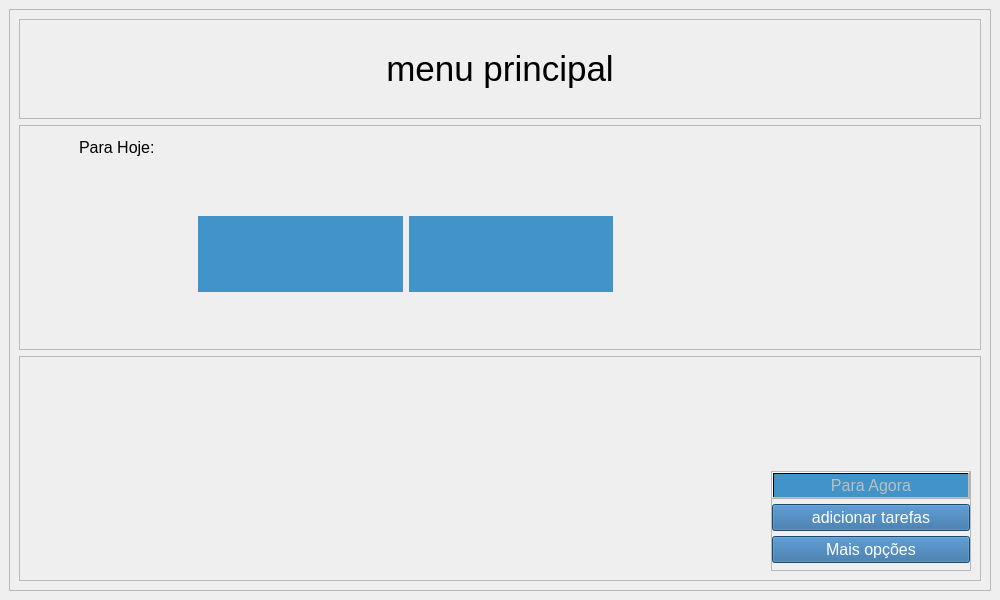
<?xml version="1.0" encoding="UTF-8"?>
<ui version="4.0">
 <class>MainWindow</class>
 <widget class="QMainWindow" name="MainWindow">
  <property name="windowModality">
   <enum>Qt::ApplicationModal</enum>
  </property>
  <property name="enabled">
   <bool>true</bool>
  </property>
  <property name="geometry">
   <rect>
    <x>0</x>
    <y>0</y>
    <width>1000</width>
    <height>600</height>
   </rect>
  </property>
  <property name="sizePolicy">
   <sizepolicy hsizetype="Fixed" vsizetype="Fixed">
    <horstretch>0</horstretch>
    <verstretch>0</verstretch>
   </sizepolicy>
  </property>
  <property name="minimumSize">
   <size>
    <width>0</width>
    <height>0</height>
   </size>
  </property>
  <property name="maximumSize">
   <size>
    <width>16777215</width>
    <height>1677</height>
   </size>
  </property>
  <property name="baseSize">
   <size>
    <width>1000</width>
    <height>600</height>
   </size>
  </property>
  <property name="contextMenuPolicy">
   <enum>Qt::ActionsContextMenu</enum>
  </property>
  <property name="windowTitle">
   <string>Agenda</string>
  </property>
  <property name="styleSheet">
   <string notr="true">background-color:qlineargradient(spread:pad,
 x1:0.53295, y1:0.631, x2:0.542602, y2:1,
 stop:0.0149254 rgba(66, 147, 200, 255))</string>
  </property>
  <widget class="QWidget" name="centralwidget">
   <property name="sizePolicy">
    <sizepolicy hsizetype="Fixed" vsizetype="Fixed">
     <horstretch>0</horstretch>
     <verstretch>0</verstretch>
    </sizepolicy>
   </property>
   <property name="minimumSize">
    <size>
     <width>1000</width>
     <height>600</height>
    </size>
   </property>
   <property name="maximumSize">
    <size>
     <width>16777215</width>
     <height>16777215</height>
    </size>
   </property>
   <property name="sizeIncrement">
    <size>
     <width>1000</width>
     <height>600</height>
    </size>
   </property>
   <property name="focusPolicy">
    <enum>Qt::NoFocus</enum>
   </property>
   <property name="styleSheet">
    <string notr="true">background-color:qlineargradient(spread:pad,
 x1:0.53295, y1:0.631, x2:0.542602, y2:1,
 stop:0.0149254 rgba(66, 147, 200, 255)
, stop:1 rgba(255, 255, 255, 255))
</string>
   </property>
   <layout class="QGridLayout" name="gridLayout_4">
    <item row="0" column="0">
     <widget class="QFrame" name="frame">
      <property name="sizePolicy">
       <sizepolicy hsizetype="Expanding" vsizetype="Preferred">
        <horstretch>0</horstretch>
        <verstretch>0</verstretch>
       </sizepolicy>
      </property>
      <property name="frameShape">
       <enum>QFrame::StyledPanel</enum>
      </property>
      <property name="frameShadow">
       <enum>QFrame::Raised</enum>
      </property>
      <layout class="QGridLayout" name="gridLayout_3">
       <item row="0" column="0">
        <widget class="QFrame" name="frame_5">
         <property name="sizePolicy">
          <sizepolicy hsizetype="Preferred" vsizetype="Preferred">
           <horstretch>0</horstretch>
           <verstretch>0</verstretch>
          </sizepolicy>
         </property>
         <property name="maximumSize">
          <size>
           <width>16777215</width>
           <height>100</height>
          </size>
         </property>
         <property name="styleSheet">
          <string notr="true">background-color:qlineargradient(spread:pad,
 x1:0.53295, y1:0.631, x2:0.542602, y2:1,
 stop:0.0149254 rgba(66, 147, 200, 255)
, stop:1 rgba(255, 255, 255, 255))
qlineargradient(spread:pad,
 x1:0.53295, y1:0.631, x2:0.542602, y2:1,
 stop:0.0149254 rgba(66, 147, 200, 255)
, stop:1 rgba(255, 255, 255, 255))
</string>
         </property>
         <property name="frameShape">
          <enum>QFrame::StyledPanel</enum>
         </property>
         <property name="frameShadow">
          <enum>QFrame::Raised</enum>
         </property>
         <layout class="QGridLayout" name="gridLayout_5">
          <item row="0" column="0">
           <spacer name="horizontalSpacer">
            <property name="orientation">
             <enum>Qt::Horizontal</enum>
            </property>
            <property name="sizeHint" stdset="0">
             <size>
              <width>40</width>
              <height>20</height>
             </size>
            </property>
           </spacer>
          </item>
          <item row="0" column="1">
           <widget class="QLabel" name="label_3">
            <property name="maximumSize">
             <size>
              <width>16777215</width>
              <height>70</height>
             </size>
            </property>
            <property name="font">
             <font>
              <pointsize>26</pointsize>
              <weight>50</weight>
              <bold>false</bold>
             </font>
            </property>
            <property name="text">
             <string>menu principal</string>
            </property>
            <property name="alignment">
             <set>Qt::AlignCenter</set>
            </property>
           </widget>
          </item>
          <item row="0" column="2">
           <spacer name="horizontalSpacer_2">
            <property name="orientation">
             <enum>Qt::Horizontal</enum>
            </property>
            <property name="sizeHint" stdset="0">
             <size>
              <width>40</width>
              <height>20</height>
             </size>
            </property>
           </spacer>
          </item>
         </layout>
        </widget>
       </item>
       <item row="2" column="0">
        <widget class="QFrame" name="frame_2">
         <property name="layoutDirection">
          <enum>Qt::LeftToRight</enum>
         </property>
         <property name="styleSheet">
          <string notr="true">background-color:qlineargradient(spread:pad,
 x1:0.53295, y1:0.631, x2:0.542602, y2:1,
 stop:0.0149254 rgba(66, 147, 200, 255)
, stop:1 rgba(255, 255, 255, 255))
qlineargradient(spread:pad,
 x1:0.53295, y1:0.631, x2:0.542602, y2:1,
 stop:0.0149254 rgba(66, 147, 200, 255)
, stop:1 rgba(255, 255, 255, 255))</string>
         </property>
         <property name="frameShape">
          <enum>QFrame::StyledPanel</enum>
         </property>
         <property name="frameShadow">
          <enum>QFrame::Raised</enum>
         </property>
         <widget class="QFrame" name="frame_3">
          <property name="geometry">
           <rect>
            <x>944</x>
            <y>65</y>
            <width>22</width>
            <height>22</height>
           </rect>
          </property>
          <property name="sizePolicy">
           <sizepolicy hsizetype="Minimum" vsizetype="Minimum">
            <horstretch>0</horstretch>
            <verstretch>0</verstretch>
           </sizepolicy>
          </property>
          <property name="styleSheet">
           <string notr="true">color:rgb(255, 255, 255)</string>
          </property>
          <property name="frameShape">
           <enum>QFrame::NoFrame</enum>
          </property>
          <property name="frameShadow">
           <enum>QFrame::Raised</enum>
          </property>
          <layout class="QGridLayout" name="gridLayout_2"/>
         </widget>
         <widget class="QLabel" name="label_2">
          <property name="geometry">
           <rect>
            <x>60</x>
            <y>10</y>
            <width>191</width>
            <height>24</height>
           </rect>
          </property>
          <property name="maximumSize">
           <size>
            <width>200</width>
            <height>50</height>
           </size>
          </property>
          <property name="font">
           <font>
            <pointsize>12</pointsize>
            <weight>50</weight>
            <bold>false</bold>
           </font>
          </property>
          <property name="styleSheet">
           <string notr="true">background-color:qlineargradient(spread:pad,
 x1:0.53295, y1:0.631, x2:0.542602, y2:1,
 stop:0.0149254 rgba(66, 147, 200, 255))</string>
          </property>
          <property name="text">
           <string>Para Hoje:                </string>
          </property>
         </widget>
         <widget class="QFrame" name="frame_7">
          <property name="geometry">
           <rect>
            <x>170</x>
            <y>70</y>
            <width>433</width>
            <height>118</height>
           </rect>
          </property>
          <property name="frameShape">
           <enum>QFrame::NoFrame</enum>
          </property>
          <property name="frameShadow">
           <enum>QFrame::Raised</enum>
          </property>
          <layout class="QGridLayout" name="gridLayout_6">
           <item row="0" column="0">
            <widget class="QListWidget" name="listWidget">
             <property name="sizePolicy">
              <sizepolicy hsizetype="Minimum" vsizetype="Maximum">
               <horstretch>50</horstretch>
               <verstretch>200</verstretch>
              </sizepolicy>
             </property>
             <property name="minimumSize">
              <size>
               <width>200</width>
               <height>30</height>
              </size>
             </property>
             <property name="maximumSize">
              <size>
               <width>16777215</width>
               <height>16777215</height>
              </size>
             </property>
             <property name="font">
              <font>
               <family>Arial</family>
               <pointsize>12</pointsize>
               <weight>50</weight>
               <italic>false</italic>
               <bold>false</bold>
              </font>
             </property>
             <property name="contextMenuPolicy">
              <enum>Qt::ActionsContextMenu</enum>
             </property>
             <property name="toolTip">
              <string>&lt;html&gt;&lt;head/&gt;&lt;body&gt;&lt;p align=&quot;center&quot;&gt;&lt;br/&gt;&lt;/p&gt;&lt;/body&gt;&lt;/html&gt;</string>
             </property>
             <property name="whatsThis">
              <string>&lt;html&gt;&lt;head/&gt;&lt;body&gt;&lt;p align=&quot;center&quot;&gt;&lt;br/&gt;&lt;/p&gt;&lt;/body&gt;&lt;/html&gt;</string>
             </property>
             <property name="layoutDirection">
              <enum>Qt::LeftToRight</enum>
             </property>
             <property name="styleSheet">
              <string notr="true">background-color:qlineargradient(spread:pad, x1:0.53295, y1:0.631, x2:0.542602, y2:1, stop:0.0149254 rgba(66, 147, 200, 255),);
color:white;
font: 12pt &quot;Arial&quot;;</string>
             </property>
             <property name="frameShape">
              <enum>QFrame::NoFrame</enum>
             </property>
             <property name="frameShadow">
              <enum>QFrame::Raised</enum>
             </property>
             <property name="verticalScrollBarPolicy">
              <enum>Qt::ScrollBarAlwaysOff</enum>
             </property>
             <property name="horizontalScrollBarPolicy">
              <enum>Qt::ScrollBarAlwaysOff</enum>
             </property>
             <property name="sizeAdjustPolicy">
              <enum>QAbstractScrollArea::AdjustToContents</enum>
             </property>
             <property name="autoScroll">
              <bool>false</bool>
             </property>
             <property name="autoScrollMargin">
              <number>0</number>
             </property>
             <property name="tabKeyNavigation">
              <bool>false</bool>
             </property>
             <property name="dragEnabled">
              <bool>false</bool>
             </property>
             <property name="dragDropOverwriteMode">
              <bool>false</bool>
             </property>
             <property name="textElideMode">
              <enum>Qt::ElideLeft</enum>
             </property>
             <property name="verticalScrollMode">
              <enum>QAbstractItemView::ScrollPerItem</enum>
             </property>
             <property name="movement">
              <enum>QListView::Static</enum>
             </property>
             <property name="flow">
              <enum>QListView::TopToBottom</enum>
             </property>
             <property name="resizeMode">
              <enum>QListView::Adjust</enum>
             </property>
             <property name="layoutMode">
              <enum>QListView::Batched</enum>
             </property>
             <property name="spacing">
              <number>2</number>
             </property>
             <property name="viewMode">
              <enum>QListView::ListMode</enum>
             </property>
             <property name="modelColumn">
              <number>0</number>
             </property>
             <property name="uniformItemSizes">
              <bool>true</bool>
             </property>
             <property name="batchSize">
              <number>200</number>
             </property>
             <property name="wordWrap">
              <bool>false</bool>
             </property>
             <property name="selectionRectVisible">
              <bool>true</bool>
             </property>
             <property name="currentRow">
              <number>-1</number>
             </property>
             <property name="sortingEnabled">
              <bool>true</bool>
             </property>
            </widget>
           </item>
           <item row="0" column="1">
            <widget class="QListWidget" name="listWidget_2">
             <property name="sizePolicy">
              <sizepolicy hsizetype="Minimum" vsizetype="Maximum">
               <horstretch>50</horstretch>
               <verstretch>200</verstretch>
              </sizepolicy>
             </property>
             <property name="minimumSize">
              <size>
               <width>200</width>
               <height>30</height>
              </size>
             </property>
             <property name="maximumSize">
              <size>
               <width>16777215</width>
               <height>16777215</height>
              </size>
             </property>
             <property name="font">
              <font>
               <family>Arial</family>
               <pointsize>12</pointsize>
               <weight>50</weight>
               <italic>false</italic>
               <bold>false</bold>
              </font>
             </property>
             <property name="contextMenuPolicy">
              <enum>Qt::ActionsContextMenu</enum>
             </property>
             <property name="toolTip">
              <string>&lt;html&gt;&lt;head/&gt;&lt;body&gt;&lt;p align=&quot;center&quot;&gt;&lt;br/&gt;&lt;/p&gt;&lt;/body&gt;&lt;/html&gt;</string>
             </property>
             <property name="whatsThis">
              <string>&lt;html&gt;&lt;head/&gt;&lt;body&gt;&lt;p align=&quot;center&quot;&gt;&lt;br/&gt;&lt;/p&gt;&lt;/body&gt;&lt;/html&gt;</string>
             </property>
             <property name="layoutDirection">
              <enum>Qt::LeftToRight</enum>
             </property>
             <property name="styleSheet">
              <string notr="true">background-color:qlineargradient(spread:pad, x1:0.53295, y1:0.631, x2:0.542602, y2:1, stop:0.0149254 rgba(66, 147, 200, 255),);
color:white;
font: 12pt &quot;Arial&quot;;</string>
             </property>
             <property name="frameShape">
              <enum>QFrame::NoFrame</enum>
             </property>
             <property name="frameShadow">
              <enum>QFrame::Raised</enum>
             </property>
             <property name="verticalScrollBarPolicy">
              <enum>Qt::ScrollBarAlwaysOff</enum>
             </property>
             <property name="horizontalScrollBarPolicy">
              <enum>Qt::ScrollBarAlwaysOff</enum>
             </property>
             <property name="sizeAdjustPolicy">
              <enum>QAbstractScrollArea::AdjustToContents</enum>
             </property>
             <property name="autoScroll">
              <bool>false</bool>
             </property>
             <property name="autoScrollMargin">
              <number>0</number>
             </property>
             <property name="tabKeyNavigation">
              <bool>false</bool>
             </property>
             <property name="dragEnabled">
              <bool>false</bool>
             </property>
             <property name="dragDropOverwriteMode">
              <bool>false</bool>
             </property>
             <property name="textElideMode">
              <enum>Qt::ElideLeft</enum>
             </property>
             <property name="verticalScrollMode">
              <enum>QAbstractItemView::ScrollPerItem</enum>
             </property>
             <property name="movement">
              <enum>QListView::Static</enum>
             </property>
             <property name="flow">
              <enum>QListView::TopToBottom</enum>
             </property>
             <property name="resizeMode">
              <enum>QListView::Adjust</enum>
             </property>
             <property name="layoutMode">
              <enum>QListView::Batched</enum>
             </property>
             <property name="spacing">
              <number>2</number>
             </property>
             <property name="viewMode">
              <enum>QListView::ListMode</enum>
             </property>
             <property name="modelColumn">
              <number>0</number>
             </property>
             <property name="uniformItemSizes">
              <bool>true</bool>
             </property>
             <property name="batchSize">
              <number>200</number>
             </property>
             <property name="wordWrap">
              <bool>false</bool>
             </property>
             <property name="selectionRectVisible">
              <bool>true</bool>
             </property>
             <property name="currentRow">
              <number>-1</number>
             </property>
             <property name="sortingEnabled">
              <bool>true</bool>
             </property>
            </widget>
           </item>
          </layout>
         </widget>
        </widget>
       </item>
       <item row="3" column="0">
        <widget class="QFrame" name="frame_6">
         <property name="styleSheet">
          <string notr="true">background-color:qlineargradient(spread:pad,
 x1:0.53295, y1:0.631, x2:0.542602, y2:1,
 stop:0.0149254 rgba(66, 147, 200, 255)
, stop:1 rgba(255, 255, 255, 255))
qlineargradient(spread:pad,
 x1:0.53295, y1:0.631, x2:0.542602, y2:1,
 stop:0.0149254 rgba(66, 147, 200, 255)
, stop:1 rgba(255, 255, 255, 255))</string>
         </property>
         <property name="frameShape">
          <enum>QFrame::StyledPanel</enum>
         </property>
         <property name="frameShadow">
          <enum>QFrame::Raised</enum>
         </property>
         <layout class="QGridLayout" name="gridLayout">
          <item row="0" column="0">
           <spacer name="verticalSpacer_4">
            <property name="orientation">
             <enum>Qt::Vertical</enum>
            </property>
            <property name="sizeType">
             <enum>QSizePolicy::Maximum</enum>
            </property>
            <property name="sizeHint" stdset="0">
             <size>
              <width>10</width>
              <height>20</height>
             </size>
            </property>
           </spacer>
          </item>
          <item row="1" column="0" alignment="Qt::AlignRight|Qt::AlignBottom">
           <widget class="QFrame" name="frame_4">
            <property name="minimumSize">
             <size>
              <width>200</width>
              <height>100</height>
             </size>
            </property>
            <property name="maximumSize">
             <size>
              <width>16777215</width>
              <height>100</height>
             </size>
            </property>
            <property name="font">
             <font>
              <pointsize>12</pointsize>
             </font>
            </property>
            <property name="styleSheet">
             <string notr="true">background-color:qlineargradient(spread:pad,
 x1:0.53295, y1:0.631, x2:0.542602, y2:1,
 stop:0.0149254 rgba(66, 147, 200, 255)
, stop:1 rgba(255, 255, 255, 255))
qlineargradient(spread:pad,
 x1:0.53295, y1:0.631, x2:0.542602, y2:1,
 stop:0.0149254 rgba(66, 147, 200, 255)
, stop:1 rgba(255, 255, 255, 255))</string>
            </property>
            <property name="frameShape">
             <enum>QFrame::StyledPanel</enum>
            </property>
            <property name="frameShadow">
             <enum>QFrame::Raised</enum>
            </property>
            <layout class="QVBoxLayout" name="verticalLayout_2">
             <property name="spacing">
              <number>5</number>
             </property>
             <property name="leftMargin">
              <number>0</number>
             </property>
             <property name="topMargin">
              <number>0</number>
             </property>
             <property name="rightMargin">
              <number>0</number>
             </property>
             <property name="bottomMargin">
              <number>0</number>
             </property>
             <item>
              <widget class="QPushButton" name="pushButton">
               <property name="enabled">
                <bool>false</bool>
               </property>
               <property name="font">
                <font>
                 <pointsize>12</pointsize>
                </font>
               </property>
               <property name="styleSheet">
                <string notr="true">background-color:qlineargradient(spread:pad, x1:0.53295, y1:0.631, x2:0.542602, y2:1, stop:0.0149254 rgba(66, 147, 200, 255),)
</string>
               </property>
               <property name="text">
                <string>Para Agora</string>
               </property>
              </widget>
             </item>
             <item>
              <widget class="QPushButton" name="btn_adicionar_tarefa">
               <property name="enabled">
                <bool>true</bool>
               </property>
               <property name="sizePolicy">
                <sizepolicy hsizetype="Maximum" vsizetype="Maximum">
                 <horstretch>0</horstretch>
                 <verstretch>60</verstretch>
                </sizepolicy>
               </property>
               <property name="minimumSize">
                <size>
                 <width>0</width>
                 <height>0</height>
                </size>
               </property>
               <property name="maximumSize">
                <size>
                 <width>300</width>
                 <height>60</height>
                </size>
               </property>
               <property name="font">
                <font>
                 <pointsize>12</pointsize>
                </font>
               </property>
               <property name="whatsThis">
                <string>&lt;html&gt;&lt;head/&gt;&lt;body&gt;&lt;p&gt;adicionar tafefas&lt;/p&gt;&lt;/body&gt;&lt;/html&gt;</string>
               </property>
               <property name="styleSheet">
                <string notr="true">background-color: rgb(40, 101, 157);
color:rgb(255, 255, 255)</string>
               </property>
               <property name="text">
                <string>adicionar tarefas</string>
               </property>
               <property name="icon">
                <iconset>
                 <normaloff>img_GUI/adicionar.png</normaloff>img_GUI/adicionar.png</iconset>
               </property>
               <property name="iconSize">
                <size>
                 <width>40</width>
                 <height>50</height>
                </size>
               </property>
               <property name="checkable">
                <bool>false</bool>
               </property>
              </widget>
             </item>
             <item>
              <widget class="QPushButton" name="btn_adicionar_tarefa_2">
               <property name="enabled">
                <bool>true</bool>
               </property>
               <property name="sizePolicy">
                <sizepolicy hsizetype="Maximum" vsizetype="Maximum">
                 <horstretch>0</horstretch>
                 <verstretch>60</verstretch>
                </sizepolicy>
               </property>
               <property name="minimumSize">
                <size>
                 <width>0</width>
                 <height>0</height>
                </size>
               </property>
               <property name="maximumSize">
                <size>
                 <width>300</width>
                 <height>60</height>
                </size>
               </property>
               <property name="font">
                <font>
                 <pointsize>12</pointsize>
                </font>
               </property>
               <property name="whatsThis">
                <string>&lt;html&gt;&lt;head/&gt;&lt;body&gt;&lt;p&gt;adicionar tafefas&lt;/p&gt;&lt;/body&gt;&lt;/html&gt;</string>
               </property>
               <property name="styleSheet">
                <string notr="true">background-color: rgb(40, 101, 157);
color:rgb(255, 255, 255)</string>
               </property>
               <property name="text">
                <string>Mais opções</string>
               </property>
               <property name="icon">
                <iconset>
                 <normaloff>../../../../../.designer/backup/adicionar.png</normaloff>../../../../../.designer/backup/adicionar.png</iconset>
               </property>
               <property name="iconSize">
                <size>
                 <width>50</width>
                 <height>50</height>
                </size>
               </property>
               <property name="checkable">
                <bool>false</bool>
               </property>
              </widget>
             </item>
             <item>
              <spacer name="verticalSpacer">
               <property name="orientation">
                <enum>Qt::Vertical</enum>
               </property>
               <property name="sizeHint" stdset="0">
                <size>
                 <width>20</width>
                 <height>40</height>
                </size>
               </property>
              </spacer>
             </item>
            </layout>
           </widget>
          </item>
         </layout>
        </widget>
       </item>
      </layout>
     </widget>
    </item>
   </layout>
  </widget>
  <action name="actionAd">
   <property name="checkable">
    <bool>true</bool>
   </property>
   <property name="checked">
    <bool>true</bool>
   </property>
   <property name="icon">
    <iconset>
     <normaloff>:/newPrefix/vazio.ico</normaloff>:/newPrefix/vazio.ico</iconset>
   </property>
   <property name="text">
    <string>ad.qrc</string>
   </property>
  </action>
 </widget>
 <resources/>
 <connections/>
</ui>
